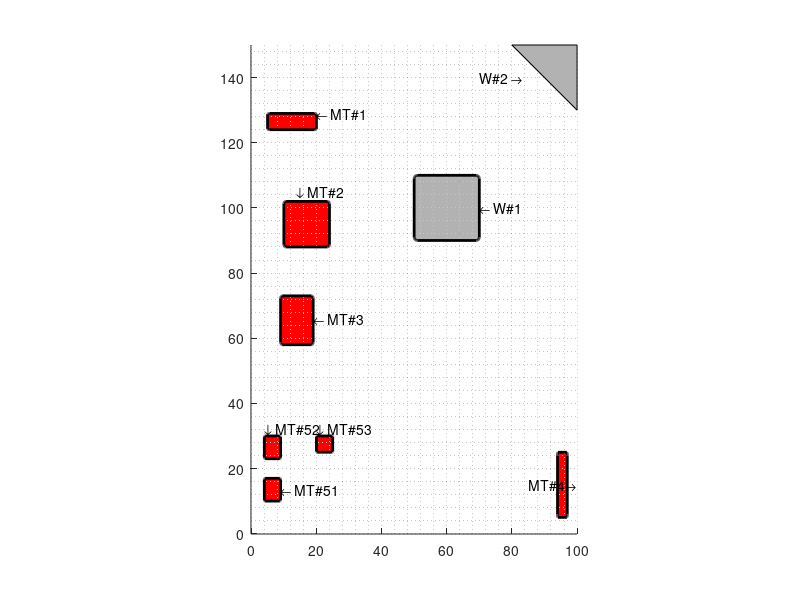

Write MATLAB code to recreate this figure.
function obstacles = Environment_ponedeljak
fig = figure(2)

% set(fig, 'name', 'EKF_LOCALIZATION');
% set(gca,'NextPlot','replace');
axis ([-.1  100 -.1 150]);
% axis equal
 grid minor
 hold on

 inkrement = .01;
 
% This script outputs list of known obstacles
%
% % The warehouse #1.1

xmin = 50; xmax = 70; ymin = 90; ymax = 110;
xobs_1 = [xmin:inkrement :xmax]';
yobs_1 = [ymin*ones(size(xobs_1,1),1)];


% define upper x bound
xobs_2 = [xmin:inkrement :xmax]';
yobs_2 = [ymax*ones(size(xobs_2,1),1)];

% define lower y bound
yobs_3 = [ymin:inkrement :ymax]';
xobs_3 = [xmin*ones(size(yobs_3,1),1)];

% define upper y bound
yobs_4 = [ymin:.1:ymax]';
xobs_4 = [xmax*ones(size(yobs_4,1),1)];

obsc1 = [[xobs_1 yobs_1];[xobs_2 yobs_2];[xobs_3 yobs_3];[xobs_4 yobs_4]];

r1 = rectangle('Position',[xmin,ymin,(xmax-xmin),(ymax-ymin)],'Curvature',[.1,.1],...
          'FaceColor',[.7 .7 .7],'LineWidth',2,'LineStyle','-');
daspect([1,1,1]);
text((xmax),(100),'\leftarrow W#1')
% =========================================================================
% =========================================================================
% ==


% % The warehouse #2

xw = [80; 100; 100];
yw = [150; 150; 130];
zw = [1; 1;1];
tcolor = [.7 .7 .7];
patch(xw,yw,zw,tcolor)

text((70),(140),'W#2 \rightarrow')
%==========================================================================
%==========================================================================
% 
% 
% Machine tool #1 - makaze
% define bounds
x1min = 5; x1max = 20; y1min = 124; y1max = 129;
% define lower x bound
x1obs_1 = [x1min:inkrement :x1max]';
y1obs_1 = [y1min*ones(size(x1obs_1,1),1)];


% define upper x bound
x1obs_2 = [x1min:inkrement :x1max]';
y1obs_2 = [y1max*ones(size(x1obs_2,1),1)];

% define lower y bound
y1obs_3 = [y1min:inkrement :y1max]';
x1obs_3 = [x1min*ones(size(y1obs_3,1),1)];

% define upper y bound
y1obs_4 = [y1min:.1:y1max]';
x1obs_4 = [x1max*ones(size(y1obs_4,1),1)];

obs1 = [[x1obs_1 y1obs_1];[x1obs_2 y1obs_2];[x1obs_3 y1obs_3];[x1obs_4 y1obs_4]];

r1 = rectangle('Position',[x1min,y1min,(x1max-x1min),(y1max-y1min)],'Curvature',[.1,.1],...
          'FaceColor','r','LineWidth',2,'LineStyle','-');
daspect([1,1,1]);
text((x1max),(y1max),'\leftarrow MT#1')
%
%
% Machine tool #2 - CNC

% define bounds
x2min = 10; x2max = 24; y2min = 88; y2max = 102;
% define lower x bound
x2obs_1 = [x2min:inkrement :x2max]';
y2obs_1 = [y2min*ones(size(x2obs_1,1),1)];


% define upper x bound
x2obs_2 = [x2min:inkrement :x2max]';
y2obs_2 = [y2max*ones(size(x2obs_2,1),1)];


% define lower y bound
y2obs_3 = [y2min:inkrement :y2max]';
x2obs_3 = [x2min*ones(size(y2obs_3,1),1)];


% define upper y bound
y2obs_4 = [y2min:inkrement :y2max]';
x2obs_4 = [x2max*ones(size(y2obs_4,1),1)];

obs2 = [[x2obs_1 y2obs_1];[x2obs_2 y2obs_2];[x2obs_3 y2obs_3];[x2obs_4 y2obs_4]];

r2 = rectangle('Position',[x2min,y2min,(x2max-x2min),(y2max-y2min)],'Curvature',[.1,.1],...
          'FaceColor','r','LineWidth',2,'LineStyle','-');
daspect([1,1,1]);
      text((14),(105),'\downarrow MT#2')
%
%
% Machine tool #3 - presa
% define bounds
x3min = 9; x3max = 19; y3min = 58; y3max = 73;
% define lower x bound
x3obs_1 = [x3min:inkrement :x3max]';
y3obs_1 = [y3min*ones(size(x3obs_1,1),1)];


% define upper x bound
x3obs_2 = [x3min:inkrement :x3max]';
y3obs_2 = [y3max*ones(size(x3obs_2,1),1)];


% define lower y bound
y3obs_3 = [y3min:inkrement :y3max]';
x3obs_3 = [x3min*ones(size(y3obs_3,1),1)];


% define upper y bound
y3obs_4 = [y3min:inkrement :y3max]';
x3obs_4 = [x3max*ones(size(y3obs_4,1),1)];


obs3 = [[x3obs_1 y3obs_1]; [x3obs_2 y3obs_2];[x3obs_3 y3obs_3] ;[x3obs_4 y3obs_4]];
r3 = rectangle('Position',[x3min,y3min,(x3max-x3min),(y3max-y3min)],'Curvature',[.1,.1],...
          'FaceColor','r','LineWidth',2,'LineStyle','-');
daspect([1,1,1]);
text((x3max),(66),'\leftarrow MT#3')
      
%
%
% Machine tool #4 - masina za bakar
% define bounds
x4min = 94; x4max = 97; y4min = 5; y4max = 25;
% define lower x bound
x4obs_1 = [x4min:inkrement :x4max]';
y4obs_1 = [y4min*ones(size(x4obs_1,1),1)];


% define upper x bound
x4obs_2 = [x4min:inkrement :x4max]';
y4obs_2 = [y4max*ones(size(x4obs_2,1),1)];


% define lower y bound
y4obs_3 = [y4min:inkrement :y4max]';
x4obs_3 = [x4min*ones(size(y4obs_3,1),1)];


% define upper y bound
y4obs_4 = [y4min:inkrement :y4max]';
x4obs_4 = [x4max*ones(size(y4obs_4,1),1)];


obs4 = [[x4obs_1 y4obs_1]; [x4obs_2 y4obs_2];[x4obs_3 y4obs_3];[x4obs_4 y4obs_4]];

r4 = rectangle('Position',[x4min,y4min,(x4max-x4min),(y4max-y4min)],'Curvature',[.1,.1],...
          'FaceColor','r','LineWidth',2,'LineStyle','-');
daspect([1,1,1]);
text((85),(15),'MT#4\rightarrow')

%
%
% Machine tool #5 - tri stubne busilice
% define bounds

x51min = 4; x51max = 9; y51min = 10; y51max = 17;
x52min = 4; x52max = 9; y52min = 23; y52max = 30;
x53min = 20; x53max = 25; y53min = 25; y53max = 30;

    % #51
    % define lower x bound
    x51obs_1 = [x51min:inkrement :x51max]';
    y51obs_1 = [y51min*ones(size(x51obs_1,1),1)];
    

    % define upper x bound
    x51obs_2 = [x51min:inkrement :x51max]';
    y51obs_2 = [y51max*ones(size(x51obs_2,1),1)];
    

    % define lower y bound
    y51obs_3 = [y51min:inkrement :y51max]';
    x51obs_3 = [x51min*ones(size(y51obs_3,1),1)];
    

    % define upper y bound
    y51obs_4 = [y51min:inkrement :y51max]';
    x51obs_4 = [x51max*ones(size(y51obs_4,1),1)];
    
    
    obs51 = [[x51obs_1 y51obs_1];[x51obs_2 y51obs_2] ;[x51obs_3 y51obs_3] ;[x51obs_4 y51obs_4]];

    r4 = rectangle('Position',[x51min,y51min,(x51max-x51min),(y51max-y51min)],'Curvature',[.1,.1],...
              'FaceColor','r','LineWidth',2,'LineStyle','-');
    daspect([1,1,1]);
    text((9),(13.5),'\leftarrow MT#51')

    % #52
    % define lower x bound
    x52obs_1 = [x52min:inkrement :x52max]';
    y52obs_1 = [y52min*ones(size(x52obs_1,1),1)];
    

    % define upper x bound
    x52obs_2 = [x52min:inkrement :x52max]';
    y52obs_2 = [y52max*ones(size(x52obs_2,1),1)];
    

    % define lower y bound
    y52obs_3 = [y52min:inkrement :y52max]';
    x52obs_3 = [x52min*ones(size(y52obs_3,1),1)];
    

    % define upper y bound
    y52obs_4 = [y52min:inkrement :y52max]';
    x52obs_4 = [x52max*ones(size(y52obs_4,1),1)];
    
    obs52 = [[x52obs_1 y52obs_1];[x52obs_2 y52obs_2] ;[x52obs_3 y52obs_3] ;[x52obs_4 y52obs_4]];

    r4 = rectangle('Position',[x52min,y52min,(x52max-x52min),(y52max-y52min)],'Curvature',[.1,.1],...
              'FaceColor','r','LineWidth',2,'LineStyle','-');
    daspect([1,1,1]);
        text((4),(32),'\downarrow MT#52')
    % #53
    % define lower x bound
    x53obs_1 = [x53min:inkrement :x53max]';
    y53obs_1 = [y53min*ones(size(x53obs_1,1),1)];
    

    % define upper x bound
    x53obs_2 = [x53min:inkrement :x53max]';
    y53obs_2 = [y53max*ones(size(x53obs_2,1),1)];
    

    % define lower y bound
    y53obs_3 = [y53min:inkrement :y53max]';
    x53obs_3 = [x53min*ones(size(y53obs_3,1),1)];
    

    % define upper y bound
    y53obs_4 = [y53min:inkrement :y53max]';
    x53obs_4 = [x53max*ones(size(y53obs_4,1),1)];
    
    
    obs53 = [[x53obs_1 y53obs_1];[x53obs_2 y53obs_2] ;[x53obs_3 y53obs_3] ;[x53obs_4 y53obs_4]];

    r4 = rectangle('Position',[x53min,y53min,(x53max-x53min),(y53max-y53min)],'Curvature',[.1,.1],...
              'FaceColor','r','LineWidth',2,'LineStyle','-');
    daspect([1,1,1]);hold on
    text((20),(32),'\downarrow MT#53')
      obstacles = [obsc1;obs1;obs2;obs3;obs4;obs51; obs52;obs53];
    